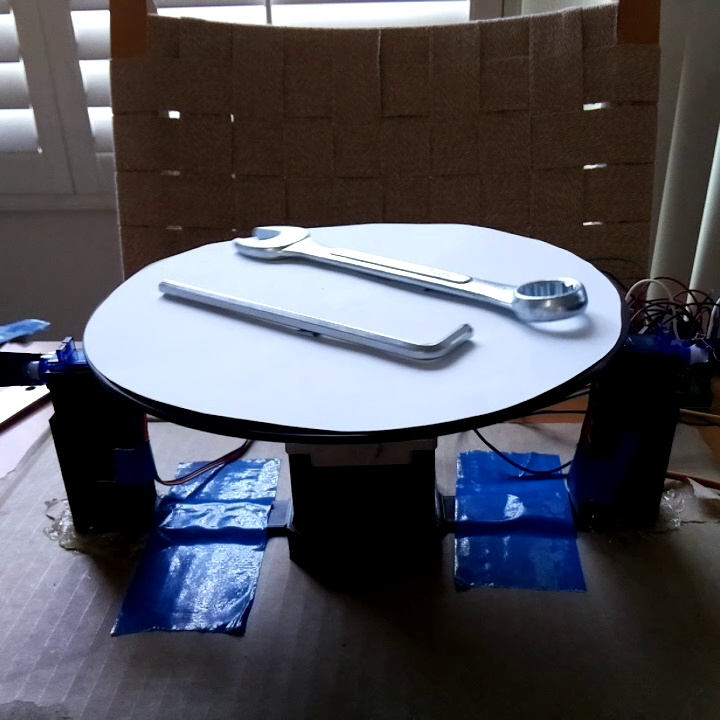
#> input picture test_images/image1.jpg, 720 x 720 px, found by its file name
$ jupyter execute Test_CutMix.ipynb
#> lines starting #> are read from the running program, lines starting #| are printed output that depends on the picture; after the words box and inside, x2 and y2 are one past the last pixel; in counts of white or black regions, pixels touching at a corner belong together
[cell 1]
import cv2
import numpy as np

img = cv2.imread("/home/sophieguan/proj-pete/test_images/image1.jpg")
#> img is the input picture: shape (720, 720, 3); mean B, G, R 88.3, 80.6, 80.9
labels = []
with open("/home/sophieguan/proj-pete/test_images/image1.txt") as file:
#> (reads test_images/image1.txt from the repository)
    labels = np.asarray([line.rstrip().split() for line in file], dtype='f')

img2 = cv2.imread("/home/sophieguan/proj-pete/test_images/image2.jpg")
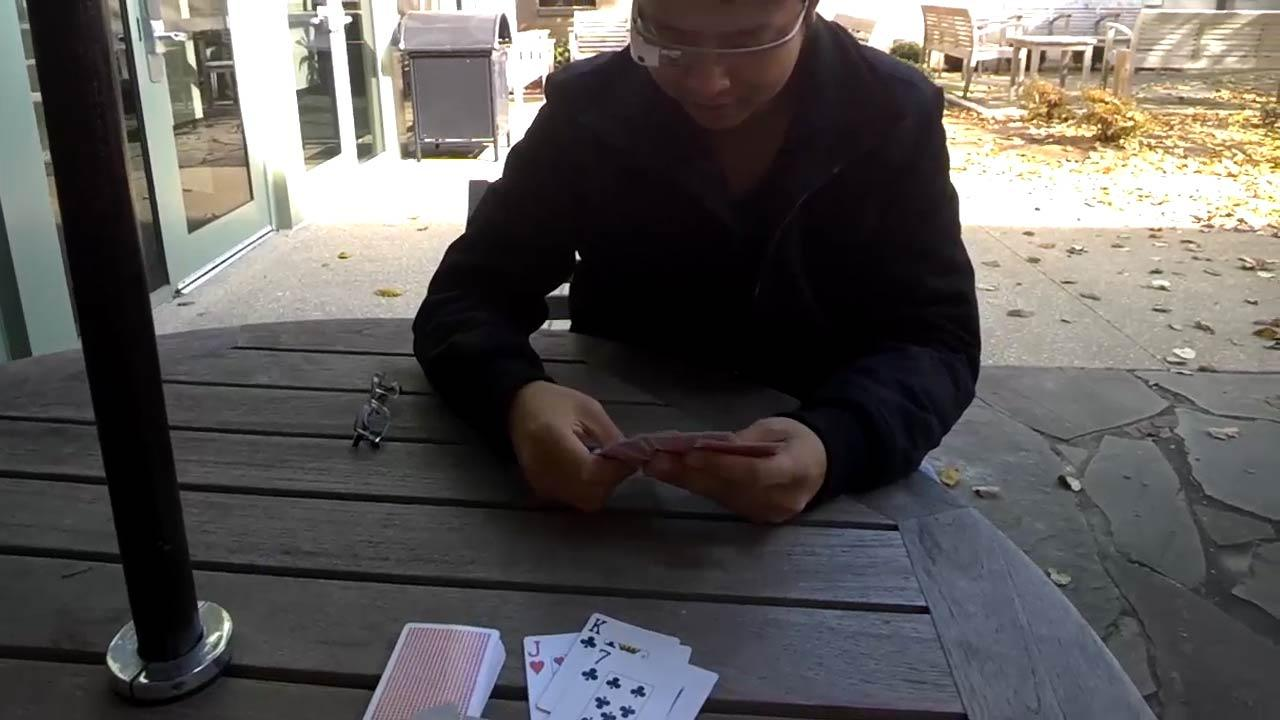
#> input picture test_images/image2.jpg, 1280 x 720 px, found by its file name
#> img2 is the input picture: shape (720, 1280, 3); mean B, G, R 86.5, 88.1, 91.2
labels2 = []
with open("/home/sophieguan/proj-pete/test_images/image2.txt") as file:
#> (reads test_images/image2.txt from the repository)
    labels2 = np.asarray([line.rstrip().split() for line in file], dtype='f')

[cell 2]
labels

[cell 3]
labels2

[cell 4]
def rescale(xc, yc, w, h, imw, imh):
    x1 = int((xc - w / 2) * imw)
    y1 = int((yc - h / 2) * imh)
    x2 = int((xc + w / 2) * imw)
    y2 = int((yc + h / 2) * imh)
    return x1, y1, x2, y2

[cell 5]
import matplotlib.pyplot as plt

img_rgb = cv2.cvtColor(img, cv2.COLOR_BGR2RGB)
img2_rgb = cv2.cvtColor(img2, cv2.COLOR_BGR2RGB)

for box in labels:
    x1, y1, x2, y2 = rescale(box[1], box[2], box[3], box[4], img_rgb.shape[1], img_rgb.shape[0])
    cv2.rectangle(img_rgb, (x1, y1), (x2, y2), (255, 0, 0), 2)  # Blue box
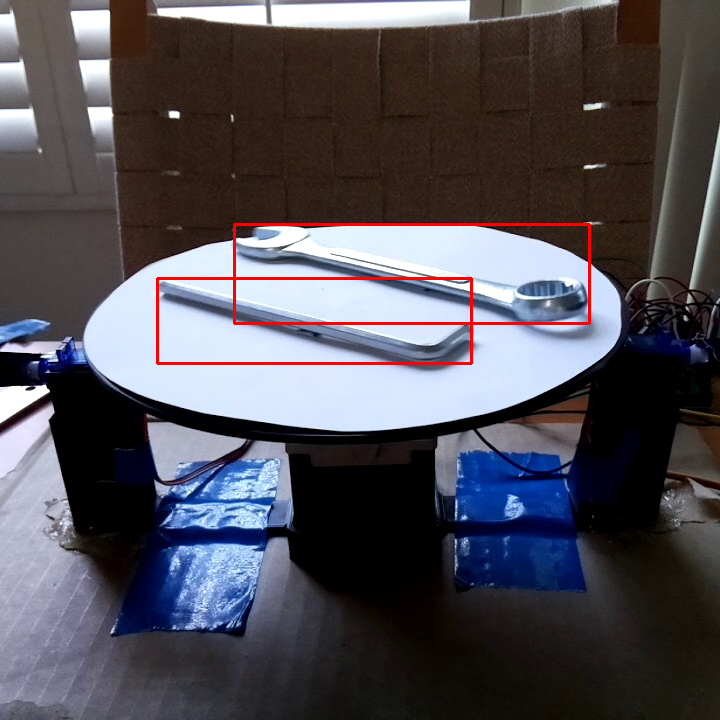
#> img_rgb: shape (720, 720, 3); mean R, G, B 81.8, 78.9, 86.5

for box in labels2:
    x1, y1, x2, y2 = rescale(box[1], box[2], box[3], box[4], img2_rgb.shape[1], img2_rgb.shape[0])
    cv2.rectangle(img2_rgb, (x1, y1), (x2, y2), (255, 0, 0), 2)  # Blue box
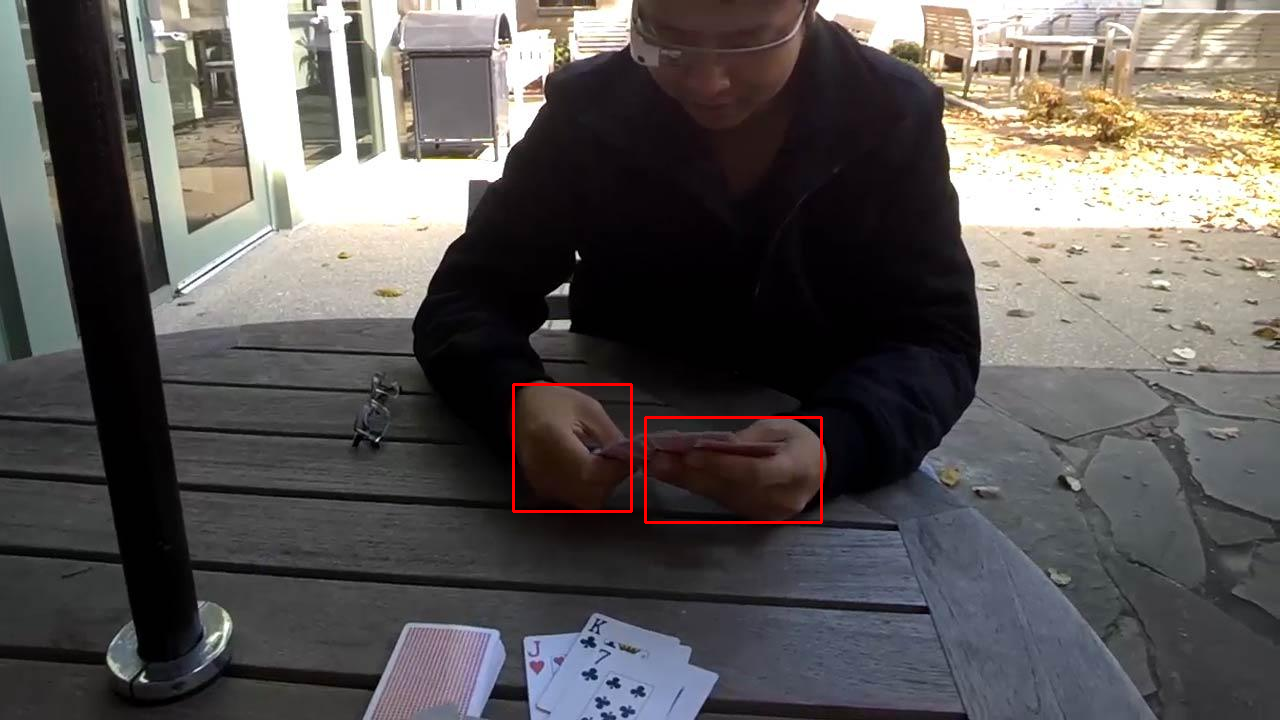
#> img2_rgb: shape (720, 1280, 3); mean R, G, B 91.9, 88, 86.4

fig, axes = plt.subplots(1, 2)

# Display the first image
axes[0].imshow(img_rgb)
axes[0].axis('off')
axes[0].set_title('Image 1')

# Display the second image
axes[1].imshow(img2_rgb)
axes[1].axis('off')
axes[1].set_title('Image 2')

plt.show()
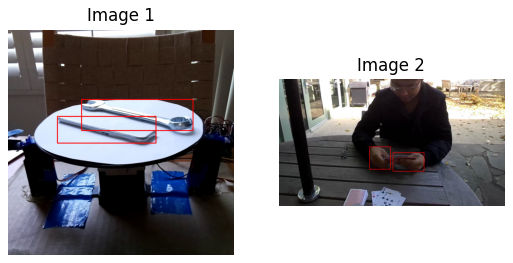
#> figure drawn by matplotlib, 2 panels

[cell 6]
import random

def bbox_ioa2(box1, box2):
    # Returns the intersection over box2 area given box1, box2. box1 is 4, box2 is nx4. boxes are x1y1x2y2
    box2 = box2.transpose()

    # Get the coordinates of bounding boxes
    b1_x1, b1_y1, b1_x2, b1_y2 = box1[0], box1[1], box1[2], box1[3]
    b2_x1, b2_y1, b2_x2, b2_y2 = box2[0], box2[1], box2[2], box2[3]

    # Intersection area
    inter_area = (np.minimum(b1_x2, b2_x2) - np.maximum(b1_x1, b2_x1)).clip(0) * \
                 (np.minimum(b1_y2, b2_y2) - np.maximum(b1_y1, b2_y1)).clip(0)

    # box2 area
    box2_area = (b2_x2 - b2_x1) * (b2_y2 - b2_y1) + 1e-16

    # Intersection over box2 area
    return inter_area / box2_area

def bbox_ioa(box1, box2):
    # find ioa of box1 w.r.t. box2. Formatted as (x1, y1, x2, y2)
    left = max(box1[0], box2[0])
    right = min(box1[2], box2[2])
    bot = max(box1[1], box2[1])
    top = min(box1[3], box2[3])

    print(box1, box2)
    print(f"({left}, {right}, {top}, {bot})\n")
    if left < right and bot < top:
        ioa = (right - left) * (top - bot)
        b2a = (box2[2] - box2[0]) * (box2[3] - box2[1])
        return ioa / b2a
    else:
        return 0

def crop(image, a, b):
    h, w = image.shape[:2]
    if w < a or h < b:
        raise ValueError("img dimensions smaller than crop size")

    left = random.randint(0, w - a)
    top = random.randint(0, h - b)

    return image[top:top + b, left:left + a]

def cutmix(image, b, r_image, r_b):
        # modified from https://github.com/WongKinYiu/ScaledYOLOv4/issues/254
        boxes = b.copy()
        r_boxes = r_b.copy()
        # a bit of scaling for labels that are relative (i.e. a fraction of image size) instead of absolute
        if np.any(boxes < 1):
            for i, box in enumerate(boxes):
                x1, y1, x2, y2 = rescale(box[1], box[2], box[3], box[4], image.shape[1], image.shape[0])
                boxes[i] = [box[0], x1, y1, x2, y2]
        if np.any(r_boxes < 1):
            for i, box in enumerate(r_boxes):
                x1, y1, x2, y2 = rescale(box[1], box[2], box[3], box[4], r_image.shape[1], r_image.shape[0])
                r_boxes[i] = [box[0], x1, y1, x2, y2]

        cutmix_image = image.copy()
        imsize = min(image.shape[0], r_image.shape[0])
#> imsize = 720

        # pick part of image1 to overlay image2
        x1, y1 = [int(random.uniform(imsize * 0.0, imsize * 0.45)) for _ in range(2)]
#> x1 = 273; y1 = 245
        x2, y2 = [int(random.uniform(imsize * 0.50, imsize * 0.8)) for _ in range(2)]
#> x2 = 450; y2 = 415

        cutmix_boxes = r_boxes.copy()
        area = (r_boxes[:, 3] - r_boxes[:, 1]) * (r_boxes[:, 4] - r_boxes[:, 2])
#> area = [18480, 14986]

        # randomly select part of image2, plus shifting label boxes to match the selection
        left = random.randint(0, r_image.shape[1] - (x2-x1))
#> left = 1047
        top = random.randint(0, r_image.shape[0] - (y2-y1))
#> top = 497
        cutmix_boxes[:, [1,3]] += x1 - left
        cutmix_boxes[:, [2,4]] += y1 - top

        cutmix_boxes[:, [1, 3]] = cutmix_boxes[:, [1, 3]].clip(min=x1, max=x2)
        cutmix_boxes[:, [2, 4]] = cutmix_boxes[:, [2, 4]].clip(min=y1, max=y2)
        cutmix_boxes = cutmix_boxes.astype(np.int32)

        #cropped w, h, area of r_image's bounding boxes
        w = cutmix_boxes[:, 3] - cutmix_boxes[:, 1]
#> w = [0, 0]
        h = cutmix_boxes[:, 4] - cutmix_boxes[:, 2]
#> h = [25, 14]
        area0 = w * h
#> area0 = [0, 0]
        ar = np.maximum(w / (h + 1e-16), h / (w + 1e-16))

        # paste image2 onto image1
        cutmix_boxes = cutmix_boxes[np.where((w > 2) & (h > 2) & (area / (area0 + 1e-16) > 0) & (ar < 50))]
        # print(f"w={w}, h={h}, area={area}, area0={area0}, ar={ar}")
        cutmix_image[y1:y2, x1:x2] = r_image[top:top + (y2-y1), left:left + (x2-x1)]
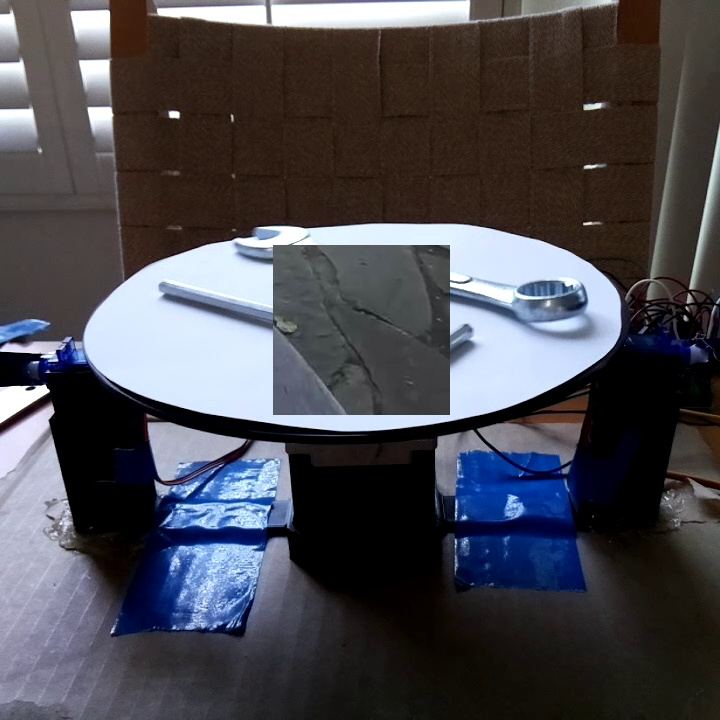
#> cutmix_image: shape (720, 720, 3); 5.8% of pixels changed, all inside (x1, y1, x2, y2) = (273, 245, 450, 415)

        print(f"({x1}, {y1}, {x2}, {y2})")
#| (273, 245, 450, 415)
        # calculate obstructions of image1's labels: if over threshold, then do not label
        obstructions = [bbox_ioa2(np.asarray([x1, y1, x2, y2]), box[1:]) for box in boxes]
        bu = []
        for i, obstruction in enumerate(obstructions):
            print(f"box {i + 1} ioa: {obstruction}")
            if obstruction < 0.95:
                bu.append(np.asarray(boxes[i], dtype=int))
        if len(bu) != 0: cutmix_boxes = np.concatenate((bu, cutmix_boxes), axis=0)
        return cutmix_image, cutmix_boxes

[cell 7]
cutmix_img, cutmix_boxes = cutmix(img, labels, img2, labels2)
#> cutmix_boxes = [[1, 234, 224, 589, 323], [2, 157, 278, 471, 363]]
img_rgb = cv2.cvtColor(cutmix_img, cv2.COLOR_BGR2RGB)

print("num boxes:", len(cutmix_boxes), "\n", cutmix_boxes)
#| num boxes: 2
#|  [[  1 234 224 589 323]
#|  [  2 157 278 471 363]]
for i, box in enumerate(cutmix_boxes):
    print(f"\tbox {i}: {box}")
    box = np.asarray(box, dtype=int)
    cv2.rectangle(img_rgb, (box[1], box[2]), (box[3], box[4]), (random.randint(0, 255), random.randint(0, 255), random.randint(0, 255)), 2)
#> this loop made 2 passes
#| 	box 0: [  1 234 224 589 323]
#| 	box 1: [  2 157 278 471 363]
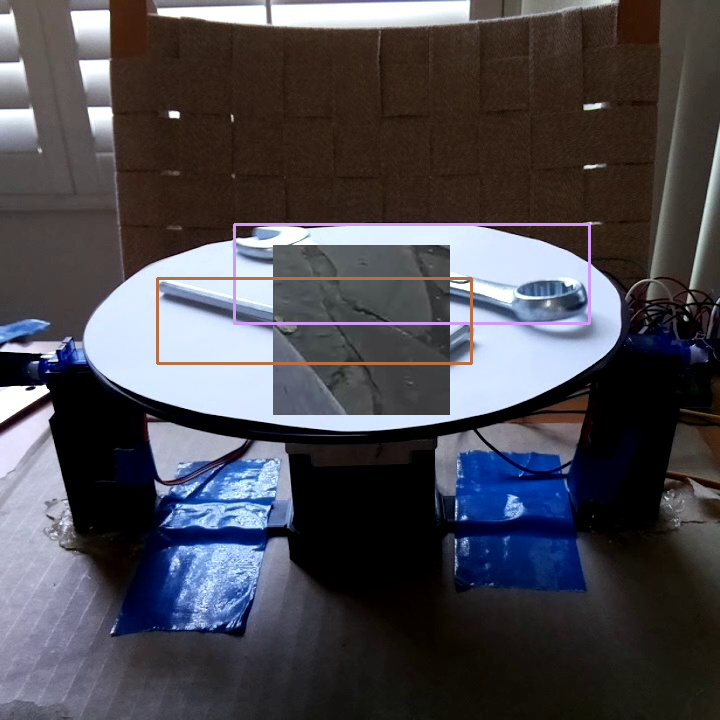
#> img_rgb: shape (720, 720, 3); mean R, G, B 74.7, 73.2, 80.1

# print(img2.shape)
plt.imshow(img_rgb)
plt.show()
